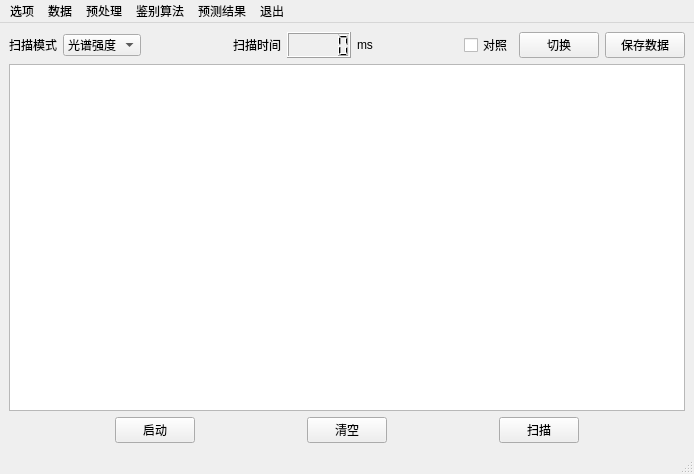
<?xml version="1.0" encoding="UTF-8"?>
<ui version="4.0">
 <class>MainWindow</class>
 <widget class="QMainWindow" name="MainWindow">
  <property name="geometry">
   <rect>
    <x>0</x>
    <y>0</y>
    <width>694</width>
    <height>474</height>
   </rect>
  </property>
  <property name="sizePolicy">
   <sizepolicy hsizetype="Minimum" vsizetype="Minimum">
    <horstretch>0</horstretch>
    <verstretch>0</verstretch>
   </sizepolicy>
  </property>
  <property name="minimumSize">
   <size>
    <width>540</width>
    <height>474</height>
   </size>
  </property>
  <property name="windowTitle">
   <string>MainWindow</string>
  </property>
  <widget class="QWidget" name="centralwidget">
   <layout class="QGridLayout" name="gridLayout">
    <item row="0" column="0">
     <layout class="QVBoxLayout" name="verticalLayout_2">
      <property name="topMargin">
       <number>0</number>
      </property>
      <item>
       <layout class="QHBoxLayout" name="horizontalLayout_4">
        <item>
         <layout class="QHBoxLayout" name="horizontalLayout_2">
          <item>
           <widget class="QLabel" name="label">
            <property name="text">
             <string>扫描模式</string>
            </property>
           </widget>
          </item>
          <item>
           <widget class="QComboBox" name="comboBox">
            <item>
             <property name="text">
              <string>光谱强度</string>
             </property>
            </item>
            <item>
             <property name="text">
              <string>吸光度</string>
             </property>
            </item>
            <item>
             <property name="text">
              <string>反射率</string>
             </property>
            </item>
           </widget>
          </item>
         </layout>
        </item>
        <item>
         <spacer name="horizontalSpacer_6">
          <property name="orientation">
           <enum>Qt::Horizontal</enum>
          </property>
          <property name="sizeHint" stdset="0">
           <size>
            <width>40</width>
            <height>20</height>
           </size>
          </property>
         </spacer>
        </item>
        <item>
         <widget class="QLabel" name="label_2">
          <property name="text">
           <string>扫描时间</string>
          </property>
         </widget>
        </item>
        <item>
         <widget class="QLCDNumber" name="lcdNumber"/>
        </item>
        <item>
         <widget class="QLabel" name="label_3">
          <property name="text">
           <string>ms</string>
          </property>
         </widget>
        </item>
        <item>
         <spacer name="horizontalSpacer">
          <property name="orientation">
           <enum>Qt::Horizontal</enum>
          </property>
          <property name="sizeHint" stdset="0">
           <size>
            <width>40</width>
            <height>20</height>
           </size>
          </property>
         </spacer>
        </item>
        <item>
         <layout class="QHBoxLayout" name="horizontalLayout_3">
          <item>
           <widget class="QCheckBox" name="checkBox">
            <property name="text">
             <string>对照</string>
            </property>
           </widget>
          </item>
          <item>
           <widget class="QPushButton" name="change">
            <property name="text">
             <string>切换</string>
            </property>
           </widget>
          </item>
          <item>
           <widget class="QPushButton" name="pushButton">
            <property name="text">
             <string>保存数据</string>
            </property>
           </widget>
          </item>
         </layout>
        </item>
       </layout>
      </item>
      <item>
       <layout class="QVBoxLayout" name="verticalLayout">
        <item>
         <widget class="QChartView" name="graphicsView"/>
        </item>
        <item>
         <layout class="QHBoxLayout" name="horizontalLayout_5">
          <item>
           <spacer name="horizontalSpacer_4">
            <property name="orientation">
             <enum>Qt::Horizontal</enum>
            </property>
            <property name="sizeHint" stdset="0">
             <size>
              <width>40</width>
              <height>20</height>
             </size>
            </property>
           </spacer>
          </item>
          <item>
           <widget class="QPushButton" name="start">
            <property name="text">
             <string>启动</string>
            </property>
           </widget>
          </item>
          <item>
           <spacer name="horizontalSpacer_2">
            <property name="orientation">
             <enum>Qt::Horizontal</enum>
            </property>
            <property name="sizeHint" stdset="0">
             <size>
              <width>40</width>
              <height>20</height>
             </size>
            </property>
           </spacer>
          </item>
          <item>
           <widget class="QPushButton" name="clear">
            <property name="text">
             <string>清空</string>
            </property>
           </widget>
          </item>
          <item>
           <spacer name="horizontalSpacer_3">
            <property name="orientation">
             <enum>Qt::Horizontal</enum>
            </property>
            <property name="sizeHint" stdset="0">
             <size>
              <width>40</width>
              <height>20</height>
             </size>
            </property>
           </spacer>
          </item>
          <item>
           <widget class="QPushButton" name="sacn">
            <property name="text">
             <string>扫描</string>
            </property>
           </widget>
          </item>
          <item>
           <spacer name="horizontalSpacer_5">
            <property name="orientation">
             <enum>Qt::Horizontal</enum>
            </property>
            <property name="sizeHint" stdset="0">
             <size>
              <width>40</width>
              <height>20</height>
             </size>
            </property>
           </spacer>
          </item>
         </layout>
        </item>
        <item>
         <layout class="QHBoxLayout" name="horizontalLayout"/>
        </item>
       </layout>
      </item>
     </layout>
    </item>
   </layout>
  </widget>
  <widget class="QMenuBar" name="menubar">
   <property name="geometry">
    <rect>
     <x>0</x>
     <y>0</y>
     <width>694</width>
     <height>17</height>
    </rect>
   </property>
   <widget class="QMenu" name="menu">
    <property name="title">
     <string>选项</string>
    </property>
   </widget>
   <widget class="QMenu" name="menu_2">
    <property name="title">
     <string>数据</string>
    </property>
   </widget>
   <widget class="QMenu" name="menu_3">
    <property name="title">
     <string>预处理</string>
    </property>
   </widget>
   <widget class="QMenu" name="menu_4">
    <property name="title">
     <string>鉴别算法</string>
    </property>
   </widget>
   <widget class="QMenu" name="menu_5">
    <property name="title">
     <string>预测结果</string>
    </property>
   </widget>
   <widget class="QMenu" name="menu_6">
    <property name="title">
     <string>退出</string>
    </property>
   </widget>
   <addaction name="menu"/>
   <addaction name="menu_2"/>
   <addaction name="menu_3"/>
   <addaction name="menu_4"/>
   <addaction name="menu_5"/>
   <addaction name="menu_6"/>
  </widget>
  <widget class="QStatusBar" name="statusbar"/>
 </widget>
 <customwidgets>
  <customwidget>
   <class>QChartView</class>
   <extends>QGraphicsView</extends>
   <header location="global">qchartview.h</header>
  </customwidget>
 </customwidgets>
 <resources/>
 <connections/>
</ui>
